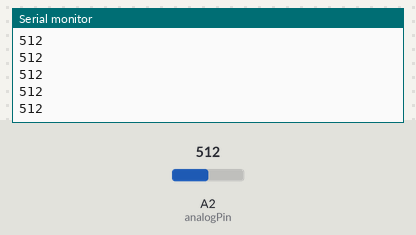
Recording of a sketch running on a simulated Arduino Uno, built with avr-gcc and run on an emulated ATmega328P. Parts: the last lines printed to the serial monitor. The test bench sets the inputs (shaded band); at power-on: A2 (analogPin) = 512.

Above: at 1.2 s.
1.3 s: A2 (analogPin) set to 716
At 1.56 s:
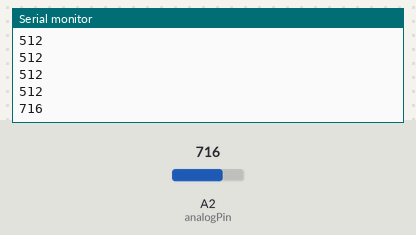
2.8 s: A2 (analogPin) set to 900
At 2.96 s:
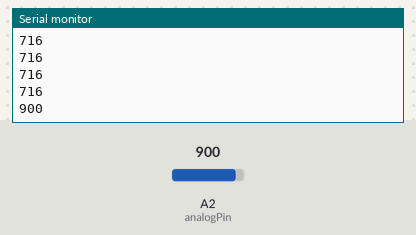
Timing chart, 0 to 5.8 s (numbered marks = the images above; inputs shaded):
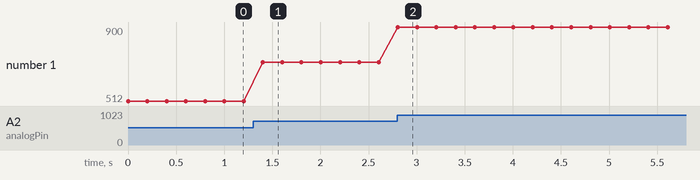

Measured:
- after the input at 1.3 s, the serial monitor: prints a new line after 0.10 s (image 1)
- after the input at 2.8 s, the serial monitor: prints a new line at once (image 2)
- plotted number 1: 512 → 716 after the input at 1.3 s, 716 → 900 after the input at 2.8 s

The sketch:

record_light_intensity.ino
```cpp
int analogPin = 2;
/* the analog pin we are using on the Arduino */
int myLDR = 0;
/* temporary variable to store the LDR value */
void setup(){
	 Serial.begin(9600);
/* setting up communication and communication speed */
}
void loop(){
	 myLDR = analogRead(analogPin);
	 /* read the value from ther LDR and store it */
	 Serial.println(myLDR);
	 /* print the value stored in myLDR */
	 delay(200);
}
```
